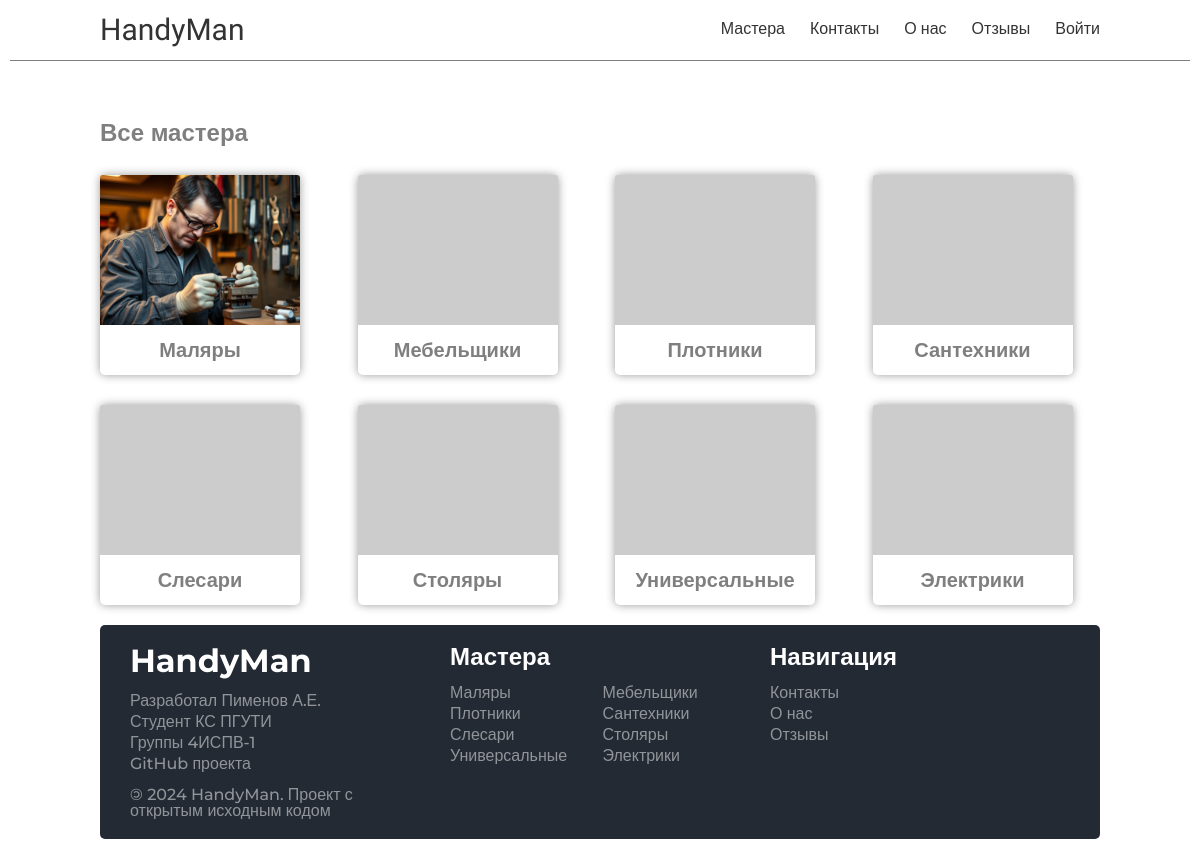
Page /masters/ on the committed database.
### handyman/models.py (models this page shows, shortened)
class Skills(models.Model):
    id = models.UUIDField(primary_key=True, default=uuid.uuid4, editable=False)
    name = models.CharField(max_length=100)
    cat_name = models.CharField(
        max_length=100
    )
    slug = models.CharField(max_length=100, unique=True)
    image = models.ImageField(upload_to='skills/images', blank=True, null=True)
    created_at = models.DateTimeField(auto_now_add=True)
    class Meta:
        ordering = ['cat_name']

### handyman/views.py (the view)
# urls.py: path('masters/', views.masters, name='masters'),
def masters(request):
    skills = Skills.objects.all()
    data = {
        "title": "Мастера",
        "skills": skills,
    }
    return render(request, "handyman/pages/master_pages/masters.html", context=data)

### handyman/templatetags/custom_tags.py (called while the page is built)
@register.simple_tag
def get_all_skills():
    return Skills.objects.all()

### handyman/templates/handyman/pages/master_pages/masters.html
{% extends "base.html" %}
{% block content %}
    {% include "handyman/include/header.html" %}
    <div class="main-container">
        <div class="main">
            <div class="master-block">
                <h2>Все мастера</h2>
                <div class="master-grid">
                    {% for skill in skills %}
                        <div class="card" onClick="document.location.href='{% url 'masters_type' skill.slug %}'">
                            {% if skill.image %}
                                <img src="{{ skill.image.url }}" alt="{{ skill.name }}"/>
                            {% else %}
                                <img src="https://placehold.co/200x150" alt="{{ skill.name }}"/>
                            {% endif %}
                            <div class="text">{{ skill.cat_name }}</div>
                        </div>
                    {% endfor %}
                </div>
            </div>
        </div>
    </div>
    {% include "handyman/include/footer.html" %}
{% endblock content %}

### handyman/templates/handyman/include/footer.html
{% load custom_tags %}
<div class="footer-container">
    <div class="footer">
        <div class="footer-block">
            <h2>HandyMan</h2>
            <ul class="mt-20">
                <li>Разработал Пименов А.Е.</li>
                <li>Студент КС ПГУТИ</li>
                <li>Группы 4ИСПВ-1</li>
                <li>
                    <a href="https://github.com/binido/Course-work">GitHub проекта</a>
                </li>
                <li>
                    <span>&copy;</span> 2024 HandyMan. Проект с открытым исходным кодом
                </li>
            </ul>
        </div>
        <div class="footer-block">
            <h3>Мастера</h3>
            <ul class="grid-ul">
                {% get_all_skills as skills %}
                {% for skill in skills %}
                    <li><a href="{% url 'masters_type' skill.slug %}">{{ skill.cat_name }}</a></li>
                {% empty %}
                    <li>Нет доступных мастеров</li>
                {% endfor %}
            </ul>
        </div>
        <div class="footer-block">
            <h3>Навигация</h3>
            <ul>
                <li><a href="{% url 'contacts' %}">Контакты</a></li>
                <li><a href="{% url 'about' %}">О нас</a></li>
                <li><a href="{% url 'feedbacks' %}">Отзывы</a></li>
            </ul>
        </div>
    </div>
</div>

### handyman/static/handyman/css/style.css (style rules this page uses)
* { box-sizing:border-box }
html,body,div,span,applet,object,iframe,h1,h2,h3,h4,h5,h6,p,blockquote,pre,a,abbr,acronym,address,big,cite,code,del,dfn,em,img,ins,kbd,q,s,samp,small,strike,strong,sub,sup,tt,var,b,u,i,center,dl,dt,dd,ol,ul,li,fieldset,form,label,legend,table,caption,tbody,tfoot,thead,tr,th,td,article,aside,canvas,details,embed,figure,figcaption,footer,header,hgroup,menu,nav,output,ruby,section,summary,time,mark,audio,video { margin:0;padding:0;border:0;font-size:100%;vertical-align:baseline }
body { line-height:1 }
ol,ul { list-style:none }
.footer-container { display:flex;flex-direction:column;align-items:center;margin:0 10px;margin-top:max(60px,auto) }
.footer-container .footer { font-family:"Montserrat",sans-serif;font-weight:500;display:grid;grid-template-columns:repeat(3, 1fr);margin:20px 0;padding:20px 30px;background-color:#232a34;border-radius:5px;-webkit-border-radius:5px;-moz-border-radius:5px;-khtml-border-radius:5px;gap:20px }
@media screen and (min-width: 480px) { .footer-container .footer { width:95%;grid-template-columns:repeat(1, 1fr) } }
@media screen and (min-width: 768px) { .footer-container .footer { width:80%;grid-template-columns:repeat(2, 1fr) } }
@media screen and (min-width: 1200px) { .footer-container .footer { grid-template-columns:repeat(3, 1fr);width:1000px } }
.footer-container .footer .footer-block span { display:inline-block;transform:scaleX(-1) }
.footer-container .footer .footer-block h2,.footer-container .footer .footer-block h3 { color:#fff;font-weight:700 }
.footer-container .footer .footer-block h2 { font-size:32px }
.footer-container .footer .footer-block h3 { font-size:24px }
.footer-container .footer .footer-block ul { margin-top:16px;color:hsla(0,0%,100%,.5);display:flex;flex-direction:column;gap:5px }
.footer-container .footer .footer-block ul.mt-20 li:last-child { margin-top:10px }
.footer-container .footer .footer-block ul.grid-ul { display:grid;grid-template-columns:repeat(2, 1fr) }
.footer-container .footer .footer-block ul li a { color:hsla(0,0%,100%,.5);text-decoration:none;background-image:linear-gradient(rgba(255, 255, 255, 0.5), rgba(255, 255, 255, 0.5));background-position:0% 100%;background-repeat:no-repeat;background-size:0% 2px;transition:all .15s ease-in-out }
body { min-height:100vh;display:flex;flex-direction:column }
body .main-container { flex:1 }
:root { --swiper-pagination-color: #2c2a4d }
.main-container { display:flex;flex-direction:column;align-items:center;margin:0 10px }
.main-container .main { font-family:"Montserrat",sans-serif;font-weight:500;flex-direction:column;width:min(95%,1000px) }
.main-container .main .master-block { margin-top:60px }
.main-container .main .master-block h2 { font-size:24px;color:rgba(0,0,0,.5);font-weight:600 }
.main-container .main .master-block .master-grid { margin-top:30px;display:grid;grid-template-columns:repeat(4, 1fr);gap:30px }
.main-container .main .master-block .master-grid .card { -webkit-box-shadow:0px 0px 10px 0px rgba(0,0,0,.4);-moz-box-shadow:0px 0px 10px 0px rgba(0,0,0,.4);box-shadow:0px 0px 10px 0px rgba(0,0,0,.4);transition:all .3s ease-out;cursor:pointer;border-radius:5px;-webkit-border-radius:5px;-moz-border-radius:5px;-khtml-border-radius:5px;height:200px;width:200px;color:#14151b;display:flex;flex-direction:column }
.main-container .main .master-block .master-grid .card img { width:200px;object-fit:cover;height:150px;border-radius:3px 3px 0 0;-webkit-border-radius:3px 3px 0 0;-moz-border-radius:3px 3px 0 0;-khtml-border-radius:3px 3px 0 0 }
.main-container .main .master-block .master-grid .card .text { width:100%;height:100%;display:flex;flex-direction:column;align-items:center;justify-content:center;font-size:20px;font-weight:600;color:rgba(0,0,0,.5) }

### rows in the picture
Skills: image (picture), cat_name "Маляры"
Skills: cat_name "Мебельщики"
Skills: cat_name "Плотники"
Skills: cat_name "Сантехники"
Skills: cat_name "Слесари"
Skills: cat_name "Столяры"
Skills: cat_name "Универсальные"
Skills: cat_name "Электрики"
